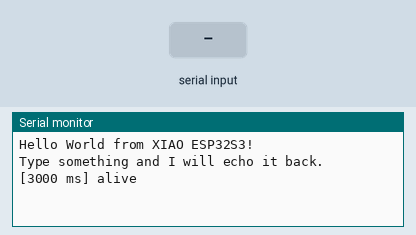
Simulated run of this sketch. Board: Seeed XIAO ESP32-S3. Parts: the last lines printed to the serial monitor. The inputs (shaded band) are chosen by the test bench.

Above: at 4.2 s.
4.3 s: "1\n" received over Serial
At 4.6 s:
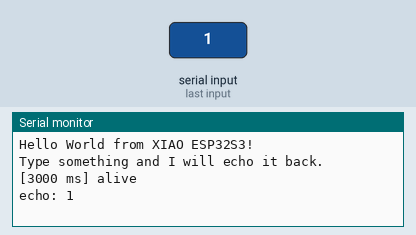
5.8 s: "0\n" received over Serial
At 6.8 s:
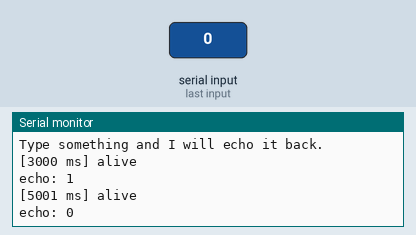
7.3 s: "2\n" received over Serial
At 8.1 s:
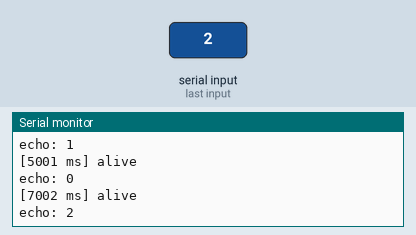
Timing chart, 0 to 10.3 s (numbered marks = the images above; inputs shaded):
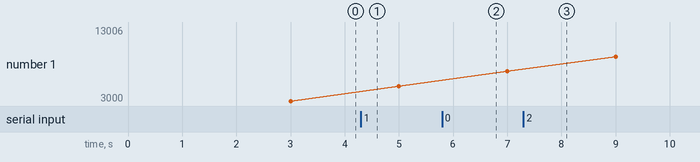

Measured:
- after the input at 4.3 s, the serial monitor: prints a new line at once (image 1)
- after the input at 5.8 s, the serial monitor: prints a new line at once (image 2)
- after the input at 7.3 s, the serial monitor: prints a new line at once (image 3)
- plotted number 1: 3000 → 5001 after the input at 4.3 s, 7002 → 13006 after the input at 7.3 s

The sketch:

03_serial_echo.ino
```cpp
// 03. Serial — Hello World + echo back whatever is received
void setup() {
  Serial.begin(115200);
  delay(3000);
  Serial.println("Hello World from XIAO ESP32S3!");
  Serial.println("Type something and I will echo it back.");
}

void loop() {
  static uint32_t last = 0;
  if (millis() - last > 2000) {
    last = millis();
    Serial.printf("[%lu ms] alive\n", millis());
  }
  while (Serial.available()) {
    String s = Serial.readStringUntil('\n');
    Serial.print("echo: ");
    Serial.println(s);
  }
}
```
